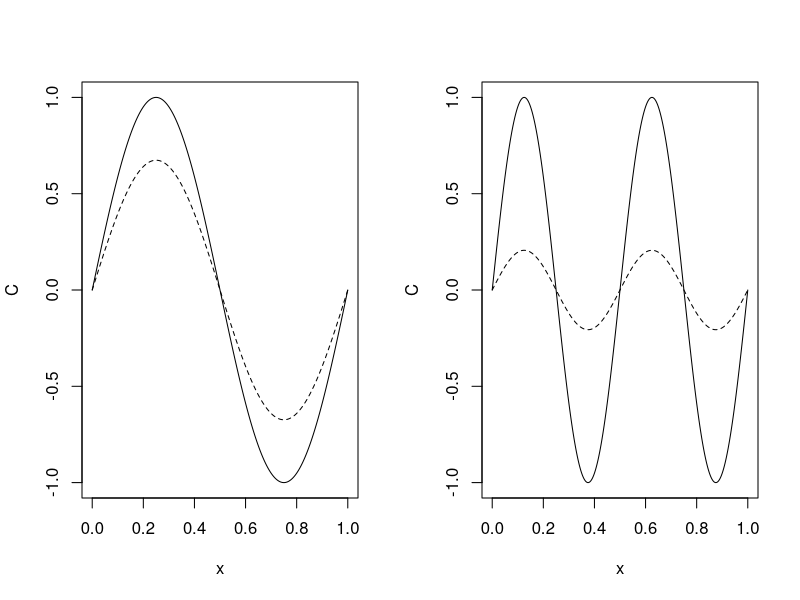

Write R code to recreate this figure.
# Demonstration of attenuation of waves by diffusion

pdf(file="waves.pdf",width=8,height=4)
par(mfrow=c(1,2))
xx <- seq(0,1,length=1001)


D <- 1
T <- 0.01

k <- 2*pi

plot(xx,sin(k*xx),type="l",xlab="x",ylab="C")

lines(xx,exp(-D*k^2*T)*sin(k*xx),type="l",lty="dashed")

# text(0.4,0.9,"C(x,0)")
# text(0.24,0.5,"C(x,T)")

k <- 4*pi

plot(xx,sin(k*xx),type="l",xlab="x",ylab="C")
lines(xx,exp(-D*k^2*T)*sin(k*xx),type="l",lty="dashed")

# text(0.23,0.9,"C(x,0)")
# text(0.12,0.1,"C(x,T)")


dev.off()
